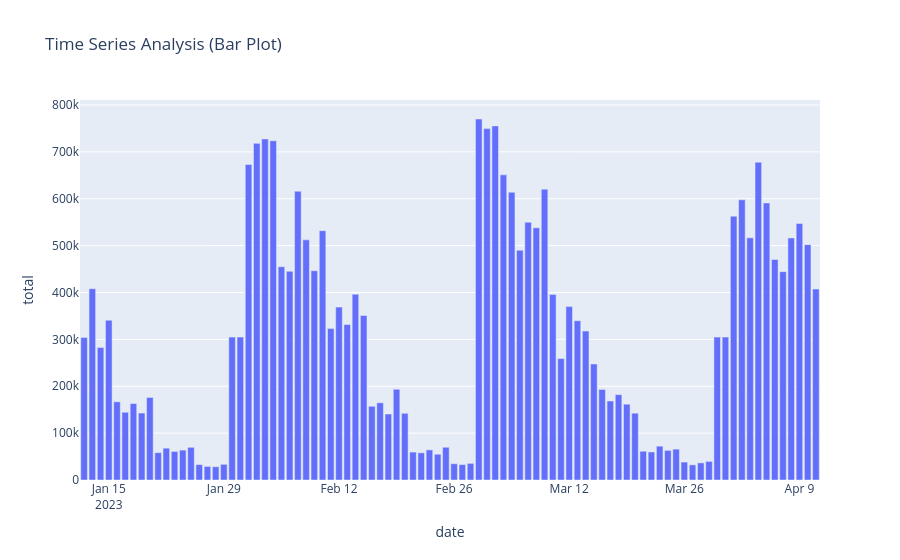

Notebook source saved alongside this figure:
### Code cell
figure = px.bar(df, x = "date" , y = "total", title = "Time Series Analysis (Bar Plot)") 

figure.show()
